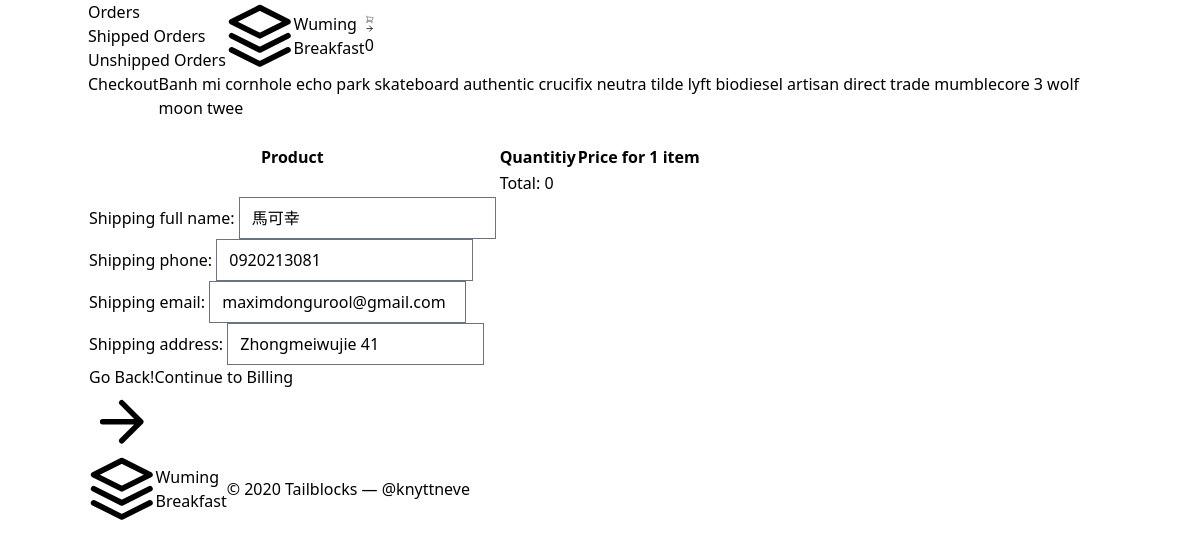
/payment/checkout/ (signed in), run on the app's committed database.
### payment/models.py (models this page shows, shortened)
class ShippingAddress(models.Model):
    user = models.ForeignKey(User, on_delete=models.CASCADE, blank=True, null=True)
    shipping_full_name = models.CharField(max_length=200)
    shipping_phone = models.CharField(max_length=200)
    shipping_email = models.EmailField(max_length=200, blank=True, null=True)
    shipping_address = models.CharField(max_length=200, blank=True, null=True)
    date_added = models.DateTimeField(auto_now_add=True)
    class Meta:
        verbose_name_plural = 'Shipping Address'

### payment/views.py (the view)
# urls.py: path('checkout/', views.checkout, name='checkout'),
def checkout(request):
    cart = Cart(request)
    cart_products = cart.get_prods
    quantities = cart.get_quants
    totals = cart.cart_total()
    if request.user.is_authenticated:
        shipping_user = ShippingAddress.objects.get(user__id=request.user.id)
        shipping_form = ShippingForm(request.POST or None, instance=shipping_user)
        return render(request, 'payment/checkout.html',{"cart_products": cart_products, "quantities": quantities, "totals": totals, "shipping_form": shipping_form})
    else:
        shipping_form = ShippingForm(request.POST or None)
        return render(request, 'payment/checkout.html',{"cart_products": cart_products, "quantities": quantities, "totals": totals, "shipping_form": shipping_form})

### payment/forms.py
class ShippingForm(forms.ModelForm):
    class Meta:
        model = ShippingAddress
        fields = ['shipping_full_name', 'shipping_phone', 'shipping_email', 'shipping_address']
        exclude = ['user']
        widgets = {
            'shipping_full_name': forms.TextInput(attrs={'class': 'form-input mt-1 block w-full', 'placeholder': 'Full Name'}),
            'shipping_phone': forms.TextInput(attrs={'class': 'form-input mt-1 block w-full', 'placeholder': 'Phone'}),
            'shipping_email': forms.EmailInput(attrs={'class': 'form-input mt-1 block w-full', 'placeholder': 'Email'}),
            'shipping_address': forms.TextInput(attrs={'class': 'form-input mt-1 block w-full', 'placeholder': 'Address'}),
        }

### cart/cart.py (called while the page is built)
    def cart_total(self):
        product_ids = self.cart.keys()
        products = Product.objects.filter(id__in=product_ids)
        quantities = self.cart
        total = 0
        for key, value in quantities.items():
            key = int(key)
            for product in products:
                if product.id == key:
                    total += (product.price * value)
        return total

    def __len__(self):
        return len(self.cart)

    def get_prods(self):
        product_ids = self.cart.keys()
        products = Product.objects.filter(id__in=product_ids)
        return products

### cart/context_proccessors.py (called while the page is built)
def cart(request):
    return {'cart': Cart(request)}

### payment/templates/payment/checkout.html (shortened to what this page needs)
{% extends "wuming/base.html" %}
{% block content %}
<section class="text-gray-600 body-font">
    <div class="container px-5 py-24 mx-auto">
      <div class="flex flex-col text-center w-full mb-20">
        <h1 class="sm:text-4xl text-3xl font-medium title-font mb-2 text-gray-900">Checkout</h1>
        <p class="lg:w-2/3 mx-auto leading-relaxed text-base">Banh mi cornhole echo park skateboard authentic crucifix neutra tilde lyft biodiesel artisan direct trade mumblecore 3 wolf moon twee</p>
      </div>
      <div class="lg:w-2/3 w-full mx-auto overflow-auto">
        <table class="table-auto w-full text-left whitespace-no-wrap">
          <thead>
            <tr>
              <th class="px-4 py-3 title-font tracking-wider font-medium text-gray-900 text-sm bg-gray-100 rounded-tl rounded-bl">Product</th>
              <th class="px-4 py-3 title-font tracking-wider font-medium text-gray-900 text-sm bg-gray-100"></th>
              <th class="px-4 py-3 title-font tracking-wider font-medium text-gray-900 text-sm bg-gray-100">Quantitiy</th>
              <th class="px-4 py-3 title-font tracking-wider font-medium text-gray-900 text-sm bg-gray-100">Price for 1 item</th>
            </tr>
          </thead>
          <tbody>
            <tr>
                <td class="border-t-2 border-gray-200 px-4 py-3 bg-gray-200"></td>
                <td class="border-t-2 border-gray-200 px-4 py-3 bg-gray-200"></td>
                <td class="text-2xl text-gray-900 border-gray-200 px-4 py-3 bg-gray-200">Total: {{ totals }}</td>
                <td class="border-t-2 border-gray-200 px-4 py-3 bg-gray-200"></td>
            </tr>
            <br/>
            <tr>
                <td>
                  <form method="POST" action="{% url 'billing_info' %}">
                    {{ shipping_form.as_p }}
                    <div class="flex pl-4 mt-4 lg:w-2/3 w-full mx-auto">
                      <a href="{% url 'cart_summary' %}" class="text-red-500 inline-flex items-center md:mb-2 lg:mb-0">Go Back!
                        <svg fill="none" stroke="currentColor" stroke-linecap="round" stroke-linejoin="round" stroke-width="2" class="w-4 h-4 ml-2" viewBox="0 0 24 24">
                          <path d="M5 12h14M12 5l7 7-7 7"></path>
                        </svg>
                      </a>
                      <button class="flex ml-auto text-white bg-yellow-500 border-0 py-2 px-6 focus:outline-none hover:bg-yellow-600 rounded">
                        Continue to Billing
                      </button>
                    </div>
                  </form>
                </td>
            </tr>
          </tbody>
        </table>
      </div>
    </div>
  </section>
{% endblock %}

### data on the page
ShippingAddress: shipping_full_name "馬可幸", shipping_phone "0920213081", shipping_email "maximdongurool@gmail.com", shipping_address "Zhongmeiwujie 41"

### other printed values
{{ cart|length }} "0"
{{ totals }} "0"
